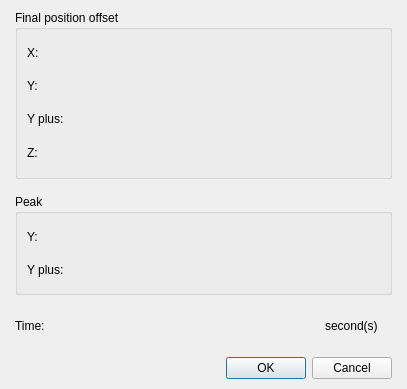
<?xml version="1.0" encoding="UTF-8"?>
<ui version="4.0">
 <class>DialogJump</class>
 <widget class="QDialog" name="DialogJump">
  <property name="geometry">
   <rect>
    <x>0</x>
    <y>0</y>
    <width>407</width>
    <height>389</height>
   </rect>
  </property>
  <property name="windowTitle">
   <string>Dialog</string>
  </property>
  <layout class="QGridLayout" name="gridLayout_5">
   <property name="leftMargin">
    <number>15</number>
   </property>
   <property name="topMargin">
    <number>10</number>
   </property>
   <property name="rightMargin">
    <number>15</number>
   </property>
   <property name="bottomMargin">
    <number>10</number>
   </property>
   <item row="0" column="0">
    <layout class="QVBoxLayout" name="verticalLayout_2" stretch="1,0">
     <property name="spacing">
      <number>15</number>
     </property>
     <item>
      <layout class="QVBoxLayout" name="verticalLayout">
       <item>
        <widget class="QGroupBox" name="groupBoxFinalPositionOffset">
         <property name="title">
          <string>Final position offset</string>
         </property>
         <layout class="QGridLayout" name="gridLayout_2">
          <item row="0" column="0">
           <layout class="QGridLayout" name="gridLayout" columnstretch="0,0,1">
            <item row="0" column="0">
             <widget class="QLabel" name="labelX">
              <property name="text">
               <string>X:</string>
              </property>
             </widget>
            </item>
            <item row="0" column="1">
             <widget class="PanelPrimitiveValue" name="panelPrimitiveX" native="true">
              <property name="minimumSize">
               <size>
                <width>250</width>
                <height>27</height>
               </size>
              </property>
              <property name="maximumSize">
               <size>
                <width>250</width>
                <height>27</height>
               </size>
              </property>
             </widget>
            </item>
            <item row="0" column="2" rowspan="4">
             <spacer name="horizontalSpacer">
              <property name="orientation">
               <enum>Qt::Horizontal</enum>
              </property>
              <property name="sizeHint" stdset="0">
               <size>
                <width>13</width>
                <height>128</height>
               </size>
              </property>
             </spacer>
            </item>
            <item row="1" column="0">
             <widget class="QLabel" name="labelY">
              <property name="text">
               <string>Y:</string>
              </property>
             </widget>
            </item>
            <item row="1" column="1">
             <widget class="PanelPrimitiveValue" name="panelPrimitiveY" native="true">
              <property name="minimumSize">
               <size>
                <width>250</width>
                <height>27</height>
               </size>
              </property>
              <property name="maximumSize">
               <size>
                <width>250</width>
                <height>27</height>
               </size>
              </property>
             </widget>
            </item>
            <item row="2" column="0">
             <widget class="QLabel" name="labelYPlus">
              <property name="text">
               <string>Y plus:</string>
              </property>
             </widget>
            </item>
            <item row="2" column="1">
             <widget class="PanelPrimitiveValue" name="panelPrimitiveYPlus" native="true">
              <property name="minimumSize">
               <size>
                <width>250</width>
                <height>27</height>
               </size>
              </property>
              <property name="maximumSize">
               <size>
                <width>250</width>
                <height>27</height>
               </size>
              </property>
             </widget>
            </item>
            <item row="3" column="0">
             <widget class="QLabel" name="labelZ">
              <property name="text">
               <string>Z:</string>
              </property>
             </widget>
            </item>
            <item row="3" column="1">
             <widget class="PanelPrimitiveValue" name="panelPrimitiveZ" native="true">
              <property name="minimumSize">
               <size>
                <width>250</width>
                <height>27</height>
               </size>
              </property>
              <property name="maximumSize">
               <size>
                <width>250</width>
                <height>27</height>
               </size>
              </property>
             </widget>
            </item>
           </layout>
          </item>
         </layout>
        </widget>
       </item>
       <item>
        <widget class="QGroupBox" name="groupBoxPeak">
         <property name="title">
          <string>Peak</string>
         </property>
         <layout class="QGridLayout" name="gridLayout_4">
          <item row="0" column="0">
           <layout class="QGridLayout" name="gridLayout_3">
            <item row="0" column="0">
             <widget class="QLabel" name="labelPeakY">
              <property name="text">
               <string>Y:</string>
              </property>
             </widget>
            </item>
            <item row="0" column="1">
             <layout class="QHBoxLayout" name="horizontalLayout" stretch="0,1">
              <item>
               <widget class="PanelPrimitiveValue" name="panelPrimitivePeakY" native="true">
                <property name="minimumSize">
                 <size>
                  <width>250</width>
                  <height>27</height>
                 </size>
                </property>
                <property name="maximumSize">
                 <size>
                  <width>250</width>
                  <height>27</height>
                 </size>
                </property>
               </widget>
              </item>
              <item>
               <spacer name="horizontalSpacer_2">
                <property name="orientation">
                 <enum>Qt::Horizontal</enum>
                </property>
                <property name="sizeHint" stdset="0">
                 <size>
                  <width>28</width>
                  <height>20</height>
                 </size>
                </property>
               </spacer>
              </item>
             </layout>
            </item>
            <item row="1" column="0">
             <widget class="QLabel" name="labelPeakYPlus">
              <property name="text">
               <string>Y plus:</string>
              </property>
             </widget>
            </item>
            <item row="1" column="1">
             <layout class="QHBoxLayout" name="horizontalLayout_2" stretch="0,1">
              <item>
               <widget class="PanelPrimitiveValue" name="panelPrimitivePeakYPlus" native="true">
                <property name="minimumSize">
                 <size>
                  <width>250</width>
                  <height>27</height>
                 </size>
                </property>
                <property name="maximumSize">
                 <size>
                  <width>250</width>
                  <height>27</height>
                 </size>
                </property>
               </widget>
              </item>
              <item>
               <spacer name="horizontalSpacer_3">
                <property name="orientation">
                 <enum>Qt::Horizontal</enum>
                </property>
                <property name="sizeHint" stdset="0">
                 <size>
                  <width>40</width>
                  <height>20</height>
                 </size>
                </property>
               </spacer>
              </item>
             </layout>
            </item>
           </layout>
          </item>
         </layout>
        </widget>
       </item>
       <item>
        <layout class="QHBoxLayout" name="horizontalLayout_3" stretch="0,0,0,1">
         <item>
          <widget class="QLabel" name="labelTime">
           <property name="text">
            <string>Time:</string>
           </property>
          </widget>
         </item>
         <item>
          <widget class="PanelPrimitiveValue" name="panelPrimitiveTime" native="true">
           <property name="minimumSize">
            <size>
             <width>250</width>
             <height>27</height>
            </size>
           </property>
           <property name="maximumSize">
            <size>
             <width>250</width>
             <height>27</height>
            </size>
           </property>
          </widget>
         </item>
         <item>
          <widget class="QLabel" name="labelSeconds">
           <property name="text">
            <string>second(s)</string>
           </property>
          </widget>
         </item>
         <item>
          <spacer name="horizontalSpacer_4">
           <property name="orientation">
            <enum>Qt::Horizontal</enum>
           </property>
           <property name="sizeHint" stdset="0">
            <size>
             <width>40</width>
             <height>20</height>
            </size>
           </property>
          </spacer>
         </item>
        </layout>
       </item>
      </layout>
     </item>
     <item>
      <widget class="QDialogButtonBox" name="buttonBox">
       <property name="orientation">
        <enum>Qt::Horizontal</enum>
       </property>
       <property name="standardButtons">
        <set>QDialogButtonBox::Cancel|QDialogButtonBox::Ok</set>
       </property>
      </widget>
     </item>
    </layout>
   </item>
  </layout>
 </widget>
 <customwidgets>
  <customwidget>
   <class>PanelPrimitiveValue</class>
   <extends>QWidget</extends>
   <header>panelprimitivevalue.h</header>
   <container>1</container>
  </customwidget>
 </customwidgets>
 <resources/>
 <connections>
  <connection>
   <sender>buttonBox</sender>
   <signal>accepted()</signal>
   <receiver>DialogJump</receiver>
   <slot>accept()</slot>
   <hints>
    <hint type="sourcelabel">
     <x>248</x>
     <y>254</y>
    </hint>
    <hint type="destinationlabel">
     <x>157</x>
     <y>274</y>
    </hint>
   </hints>
  </connection>
  <connection>
   <sender>buttonBox</sender>
   <signal>rejected()</signal>
   <receiver>DialogJump</receiver>
   <slot>reject()</slot>
   <hints>
    <hint type="sourcelabel">
     <x>316</x>
     <y>260</y>
    </hint>
    <hint type="destinationlabel">
     <x>286</x>
     <y>274</y>
    </hint>
   </hints>
  </connection>
 </connections>
</ui>
